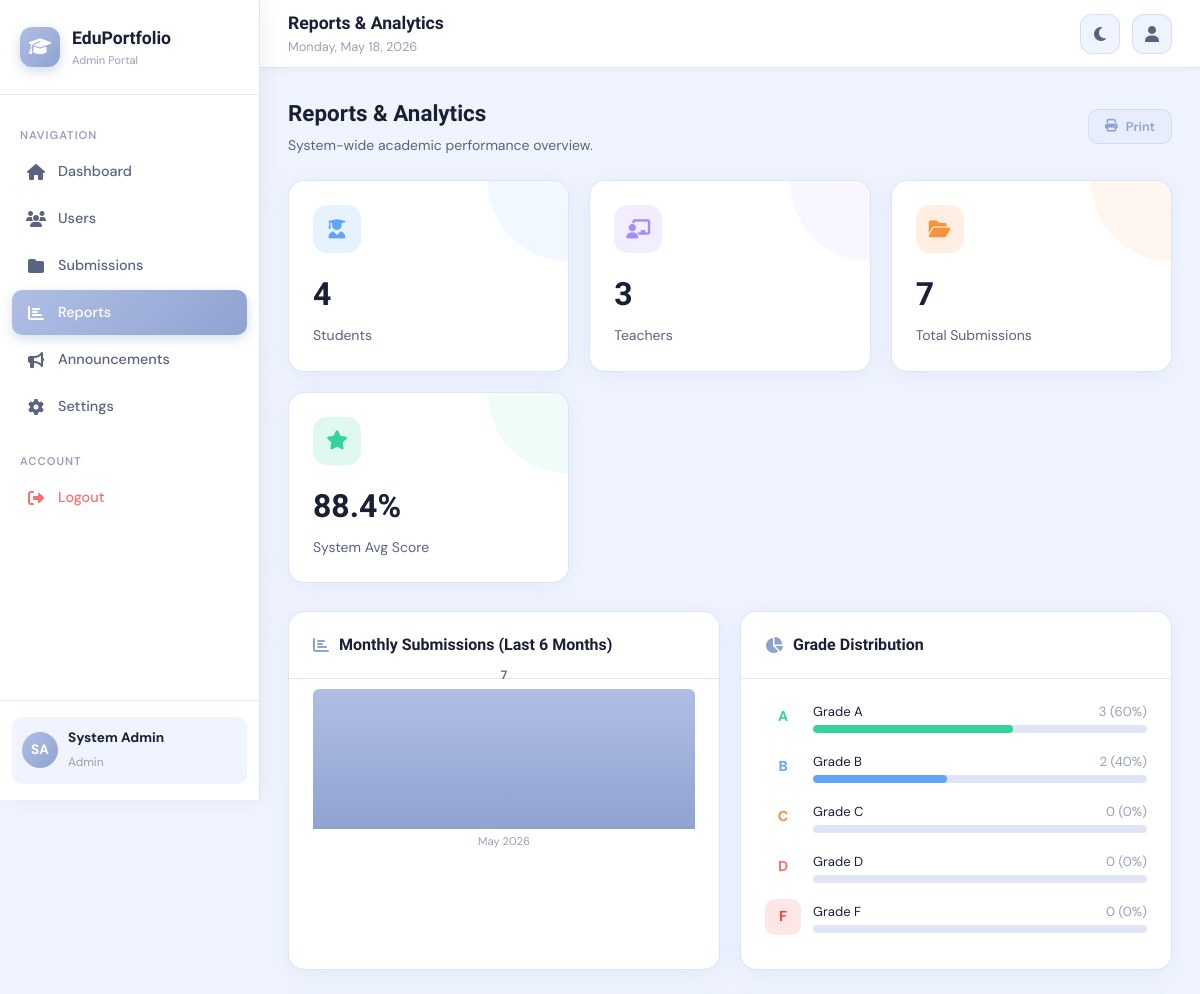
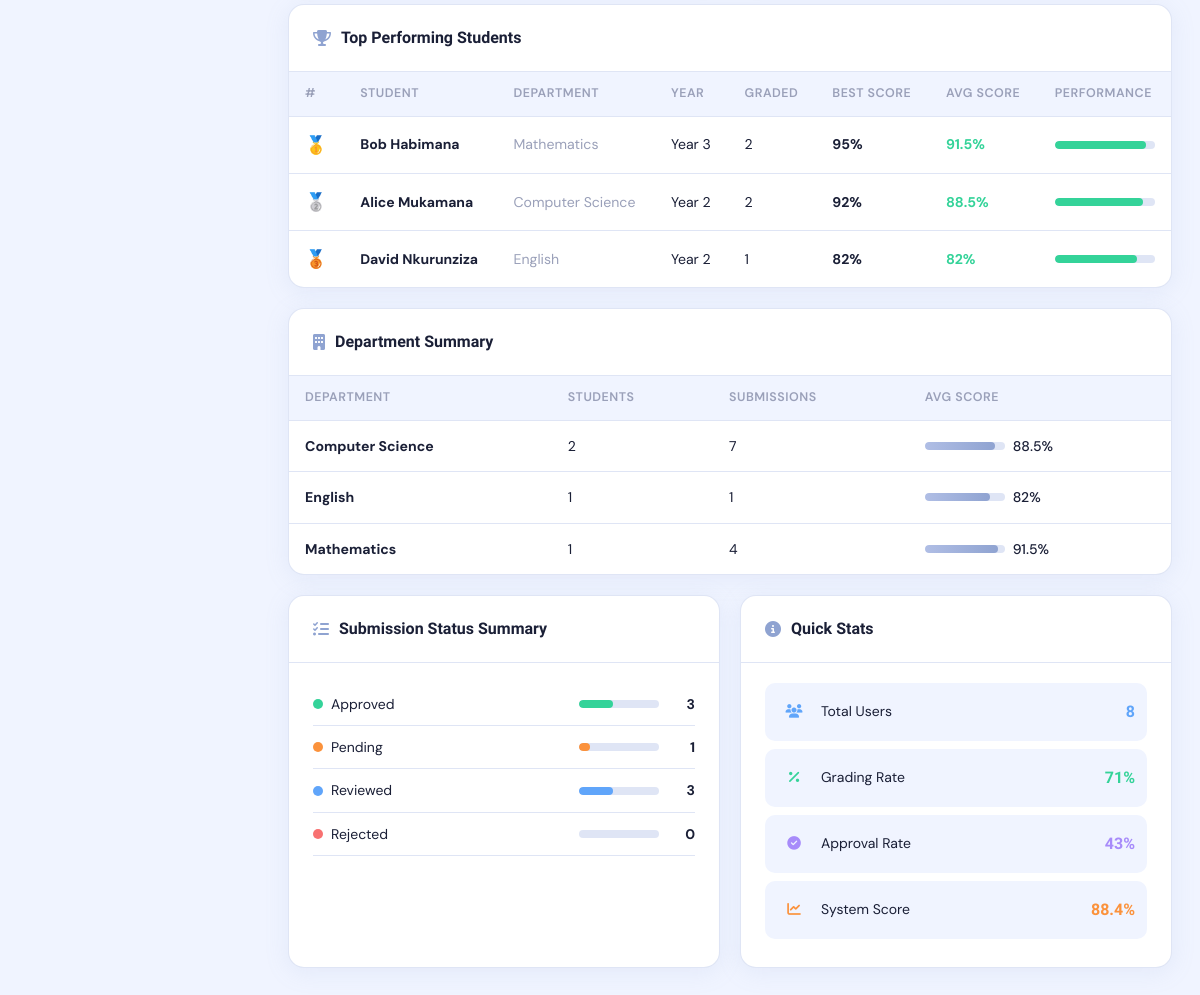
Screenshot of /pages/admin/reports.php (signed in) with the database file from the repository (2 pictures, top to bottom).
### tables this page shows
CREATE TABLE users (
    id INT AUTO_INCREMENT PRIMARY KEY,
    full_name VARCHAR(100) NOT NULL,
    email VARCHAR(100) UNIQUE NOT NULL,
    password VARCHAR(255) NOT NULL,
    role ENUM('student','teacher','admin') DEFAULT 'student',
    avatar VARCHAR(255) DEFAULT NULL,
    phone VARCHAR(20) DEFAULT NULL,
    bio TEXT DEFAULT NULL,
    department VARCHAR(100) DEFAULT NULL,
    grade_level VARCHAR(50) DEFAULT NULL,
    created_at TIMESTAMP DEFAULT CURRENT_TIMESTAMP,
    updated_at TIMESTAMP DEFAULT CURRENT_TIMESTAMP ON UPDATE CURRENT_TIMESTAMP
);

### includes/config.php (called while the page is built, shortened)
<?php
function getDB() {
    static $pdo = null;
    if ($pdo === null) {
        try {
            $dsn = "mysql:host=" . DB_HOST . ";dbname=" . DB_NAME . ";charset=utf8mb4";
            $pdo = new PDO($dsn, DB_USER, DB_PASS, [
                PDO::ATTR_ERRMODE => PDO::ERRMODE_EXCEPTION,
                PDO::ATTR_DEFAULT_FETCH_MODE => PDO::FETCH_ASSOC,
            ]);
        } catch (PDOException $e) {
            die(json_encode(['error' => 'Database connection failed: ' . $e->getMessage()]));
        }
    }
    return $pdo;
}
function getCurrentUser() {
    $db = getDB();
    $stmt = $db->prepare("SELECT * FROM users WHERE id = ?");
    $stmt->execute([$_SESSION['user_id']]);
    return $stmt->fetch();
}
function clean($str) {
    return htmlspecialchars($str ?? '', ENT_QUOTES, 'UTF-8');
}
?>

### includes/layout.php (the view, shortened to what this page needs)
<?php
$user = getCurrentUser();
$initials = strtoupper(substr($user['full_name'], 0, 1) . (strpos($user['full_name'], ' ') ? substr($user['full_name'], strpos($user['full_name'], ' ') + 1, 1) : ''));
$role = $user['role'];
$navItems = [];
if ($role === 'student') {
    $navItems = [
        ['icon' => 'fa-home', 'label' => 'Dashboard', 'href' => 'dashboard.php'],
        ['icon' => 'fa-user', 'label' => 'My Profile', 'href' => 'profile.php'],
        ['icon' => 'fa-cloud-upload-alt', 'label' => 'Upload Work', 'href' => 'upload.php'],
        ['icon' => 'fa-folder-open', 'label' => 'My Submissions', 'href' => 'submissions.php'],
        ['icon' => 'fa-star', 'label' => 'Grades', 'href' => 'grades.php'],
        ['icon' => 'fa-comments', 'label' => 'Feedback', 'href' => 'feedback.php'],
        ['icon' => 'fa-cog', 'label' => 'Settings', 'href' => 'settings.php'],
    ];
} elseif ($role === 'admin') {
    $navItems = [
        ['icon' => 'fa-home', 'label' => 'Dashboard', 'href' => 'dashboard.php'],
        ['icon' => 'fa-users', 'label' => 'Users', 'href' => 'users.php'],
        ['icon' => 'fa-folder', 'label' => 'Submissions', 'href' => 'submissions.php'],
        ['icon' => 'fa-chart-bar', 'label' => 'Reports', 'href' => 'reports.php'],
        ['icon' => 'fa-bullhorn', 'label' => 'Announcements', 'href' => 'announcements.php'],
        ['icon' => 'fa-cog', 'label' => 'Settings', 'href' => 'settings.php'],
    ];
}
?>
<!DOCTYPE html>
<html lang="en" data-theme="light">
<head>
  <link rel="stylesheet" href="<?= $baseUrl ?>assets/css/style.css">
  <link rel="stylesheet" href="<?= APP_URL ?>/assets/css/style.css">
  <link rel="stylesheet" href="https://cdnjs.cloudflare.com/ajax/libs/font-awesome/6.5.0/css/all.min.css">
</head>
<body>
<aside class="sidebar" id="sidebar">
  <div class="sidebar-logo">
    <div class="logo-icon"><i class="fas fa-graduation-cap"></i></div>
    <div>
      <h2>EduPortfolio</h2>
      <span><?= ucfirst($role) ?> Portal</span>
    </div>
  </div>
  <nav class="sidebar-nav">
    <div class="nav-section-label">Navigation</div>
    <?php foreach ($navItems as $item): ?>
      <a href="<?= $item['href'] ?>"
         class="nav-item <?= ($activePage ?? '') === $item['href'] ? 'active' : '' ?>">
        <i class="fas <?= $item['icon'] ?>"></i>
        <?= $item['label'] ?>
      </a>
    <?php endforeach; ?>
    <div class="nav-section-label" style="margin-top:16px;">Account</div>
    <a href="<?= $baseUrl ?>logout.php" class="nav-item" style="color:var(--red);">
      <i class="fas fa-sign-out-alt"></i> Logout
    </a>
  </nav>
  <div class="sidebar-footer">
    <div class="user-mini">
      <div class="avatar"><?= $initials ?></div>
      <div class="info">
        <strong><?= clean($user['full_name']) ?></strong>
        <span><?= clean($user['role']) ?></span>
      </div>
    </div>
  </div>
</aside>
<nav class="topnav">
  <div class="topnav-title">
    <h1><?= clean($pageTitle ?? 'Dashboard') ?></h1>
    <p><?= date('l, F j, Y') ?></p>
  </div>
  <div class="topnav-right">
    <button class="topnav-btn" id="themeToggle" title="Toggle theme">
    </button>
    <a href="<?= $baseUrl ?>pages/<?= $role ?>/profile.php" class="topnav-btn" title="Profile" style="text-decoration:none;">
      <i class="fas fa-user"></i>
    </a>
  </div>
</nav>
<main class="main-content">
  <div class="page-content">

### assets/css/style.css (style rules this page uses)
:root { --bg-primary: #f0f4ff; --bg-secondary: #ffffff; --bg-sidebar: #ffffff; --bg-card: #ffffff; --accent: rgb(176, 190, 229); --accent-dark: #8fa3d1; --accent-light: #e8edfb; --text-primary: #1a1f36; --text-secondary: #5a6380; --text-muted: #9aa0b9; --border: rgba(176, 190, 229, 0.4); --shadow: 0 4px 24px rgba(140,160,210,0.13); --shadow-hover: 0 8px 32px rgba(140,160,210,0.22); --radius: 16px; --radius-sm: 10px; --sidebar-w: 260px; --nav-h: 68px; --green: #34d399; --red: #f87171; --orange: #fb923c; --purple: #a78bfa; --blue: #60a5fa; --transition: all 0.25s cubic-bezier(0.4,0,0.2,1); }
*, *::before, *::after { box-sizing: border-box; margin: 0; padding: 0; }
html { font-size: 16px; scroll-behavior: smooth; }
body { font-family: 'DM Sans', sans-serif; background: var(--bg-primary); color: var(--text-primary); line-height: 1.6; transition: background 0.3s, color 0.3s; min-height: 100vh; }
.sidebar { width: var(--sidebar-w); background: var(--bg-sidebar); border-right: 1px solid var(--border); position: fixed; top: 0; left: 0; height: 100vh; overflow-y: auto; z-index: 100; transition: var(--transition); display: flex; flex-direction: column; box-shadow: 4px 0 24px rgba(0,0,0,0.05); }
.sidebar-logo { padding: 24px 20px; display: flex; align-items: center; gap: 12px; border-bottom: 1px solid var(--border); }
.sidebar-logo .logo-icon { width: 40px; height: 40px; background: linear-gradient(135deg, var(--accent), var(--accent-dark)); border-radius: 12px; display: flex; align-items: center; justify-content: center; box-shadow: 0 4px 12px rgba(140,160,210,0.4); flex-shrink: 0; }
.sidebar-logo .logo-icon i { font-size: 18px; color: white; }
.sidebar-logo h2 { font-family: 'Sora', sans-serif; font-size: 1.1rem; font-weight: 700; color: var(--text-primary); }
.sidebar-logo span { font-size: 0.7rem; color: var(--text-muted); display: block; }
.sidebar-nav { padding: 16px 12px; flex: 1; }
.nav-section-label { font-size: 0.7rem; font-weight: 600; text-transform: uppercase; letter-spacing: 1px; color: var(--text-muted); padding: 8px 8px 4px; margin-top: 8px; }
.nav-item { display: flex; align-items: center; gap: 12px; padding: 11px 14px; border-radius: var(--radius-sm); text-decoration: none; color: var(--text-secondary); font-size: 0.9rem; font-weight: 500; transition: var(--transition); margin-bottom: 2px; position: relative; }
.nav-item i { width: 20px; text-align: center; font-size: 1rem; }
.nav-item.active { background: linear-gradient(135deg, var(--accent), var(--accent-dark)); color: white; box-shadow: 0 4px 12px rgba(140,160,210,0.35); }
.sidebar-footer { padding: 16px 12px; border-top: 1px solid var(--border); }
.user-mini { display: flex; align-items: center; gap: 10px; padding: 10px; border-radius: var(--radius-sm); background: var(--bg-primary); }
.user-mini .avatar { width: 36px; height: 36px; border-radius: 50%; background: linear-gradient(135deg, var(--accent), var(--accent-dark)); display: flex; align-items: center; justify-content: center; color: white; font-weight: 700; font-size: 0.85rem; flex-shrink: 0; }
.user-mini .info { flex: 1; overflow: hidden; }
.user-mini .info strong { display: block; font-size: 0.85rem; white-space: nowrap; overflow: hidden; text-overflow: ellipsis; }
.user-mini .info span { font-size: 0.75rem; color: var(--text-muted); text-transform: capitalize; }
.topnav { position: fixed; top: 0; left: var(--sidebar-w); right: 0; height: var(--nav-h); background: var(--bg-secondary); border-bottom: 1px solid var(--border); z-index: 90; display: flex; align-items: center; padding: 0 28px; gap: 16px; box-shadow: 0 2px 12px rgba(0,0,0,0.04); }
.topnav-title h1 { font-family: 'Sora', sans-serif; font-size: 1.1rem; font-weight: 600; }
.topnav-title p { font-size: 0.8rem; color: var(--text-muted); }
.topnav-right { margin-left: auto; display: flex; align-items: center; gap: 12px; }
.topnav-btn { width: 40px; height: 40px; border-radius: 12px; border: 1px solid var(--border); background: var(--bg-primary); color: var(--text-secondary); cursor: pointer; display: flex; align-items: center; justify-content: center; transition: var(--transition); font-size: 1rem; }
.main-content { margin-left: var(--sidebar-w); padding-top: var(--nav-h); min-height: 100vh; flex: 1; }
.page-content { padding: 28px; }

### rows the page displays
users: role "Admin", full_name "SA", full_name "System Admin"

### other values shown
$item['label'] "Dashboard"
$item['label'] "Users"
$item['label'] "Submissions"
$item['label'] "Reports"
$item['label'] "Announcements"
$item['label'] "Settings"
$pageTitle "Reports & Analytics"
$stats['students'] "4"
$stats['teachers'] "3"
$stats['submissions'] "7"
$stats['avg_score'] "88.4"
$m['cnt'] "7"
$m['month'] "May 2026"
$letter "A"
$cnt "3"
